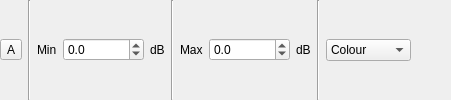
     <widget class="QWidget" name="power2DColourScaleWidgets" native="true">
      <layout class="QHBoxLayout" name="power2DScaleLayout">
       <property name="leftMargin">
        <number>0</number>
       </property>
       <property name="topMargin">
        <number>0</number>
       </property>
       <property name="rightMargin">
        <number>0</number>
       </property>
       <property name="bottomMargin">
        <number>0</number>
       </property>
       <item>
        <widget class="QToolButton" name="powerColourAutoscale">
         <property name="minimumSize">
          <size>
           <width>0</width>
           <height>0</height>
          </size>
         </property>
         <property name="toolTip">
          <string>Automatically scale colour gradient to range from minimum and maximum values</string>
         </property>
         <property name="text">
          <string>A</string>
         </property>
         <property name="checkable">
          <bool>true</bool>
         </property>
        </widget>
       </item>
       <item>
        <widget class="Line" name="line_33">
         <property name="orientation">
          <enum>Qt::Vertical</enum>
         </property>
        </widget>
       </item>
       <item>
        <widget class="QLabel" name="powerColourScaleMinLabel">
         <property name="text">
          <string>Min</string>
         </property>
        </widget>
       </item>
       <item>
        <widget class="QDoubleSpinBox" name="powerColourScaleMin">
         <property name="decimals">
          <number>1</number>
         </property>
         <property name="minimum">
          <double>-1000000.000000000000000</double>
         </property>
         <property name="maximum">
          <double>1000000.000000000000000</double>
         </property>
        </widget>
       </item>
       <item>
        <widget class="QLabel" name="powerColourScaleMinUnits">
         <property name="text">
          <string>dB</string>
         </property>
        </widget>
       </item>
       <item>
        <widget class="Line" name="line_13">
         <property name="orientation">
          <enum>Qt::Vertical</enum>
         </property>
        </widget>
       </item>
       <item>
        <widget class="QLabel" name="powerColourScaleMaxLabel">
         <property name="text">
          <string>Max</string>
         </property>
        </widget>
       </item>
       <item>
        <widget class="QDoubleSpinBox" name="powerColourScaleMax">
         <property name="decimals">
          <number>1</number>
         </property>
         <property name="minimum">
          <double>-1000000.000000000000000</double>
         </property>
         <property name="maximum">
          <double>1000000.000000000000000</double>
         </property>
        </widget>
       </item>
       <item>
        <widget class="QLabel" name="powerColourScaleMaxUnits">
         <property name="text">
          <string>dB</string>
         </property>
        </widget>
       </item>
       <item>
        <widget class="Line" name="line_28">
         <property name="orientation">
          <enum>Qt::Vertical</enum>
         </property>
        </widget>
       </item>
       <item>
        <widget class="QComboBox" name="powerColourPalette">
         <item>
          <property name="text">
           <string>Colour</string>
          </property>
         </item>
         <item>
          <property name="text">
           <string>Greyscale</string>
          </property>
         </item>
        </widget>
       </item>
       <item>
        <spacer name="horizontalSpacer_9">
         <property name="orientation">
          <enum>Qt::Horizontal</enum>
         </property>
         <property name="sizeHint" stdset="0">
          <size>
           <width>40</width>
           <height>20</height>
          </size>
         </property>
        </spacer>
       </item>
      </layout>
     </widget>
